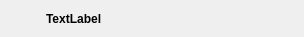
<?xml version="1.0" encoding="UTF-8"?>
<ui version="4.0">
 <class>FileForm</class>
 <widget class="QWidget" name="FileForm">
  <property name="geometry">
   <rect>
    <x>0</x>
    <y>0</y>
    <width>304</width>
    <height>37</height>
   </rect>
  </property>
  <property name="windowTitle">
   <string>Form</string>
  </property>
  <layout class="QGridLayout" name="gridLayout_2">
   <property name="leftMargin">
    <number>0</number>
   </property>
   <property name="topMargin">
    <number>0</number>
   </property>
   <property name="rightMargin">
    <number>0</number>
   </property>
   <property name="bottomMargin">
    <number>0</number>
   </property>
   <property name="spacing">
    <number>0</number>
   </property>
   <item row="0" column="0">
    <layout class="QGridLayout" name="gridLayout">
     <property name="spacing">
      <number>0</number>
     </property>
     <item row="0" column="4">
      <widget class="QLabel" name="FileName">
       <property name="minimumSize">
        <size>
         <width>0</width>
         <height>35</height>
        </size>
       </property>
       <property name="maximumSize">
        <size>
         <width>16777215</width>
         <height>35</height>
        </size>
       </property>
       <property name="font">
        <font>
         <weight>75</weight>
         <bold>true</bold>
        </font>
       </property>
       <property name="text">
        <string>TextLabel</string>
       </property>
      </widget>
     </item>
     <item row="0" column="3">
      <spacer name="horizontalSpacer_2">
       <property name="orientation">
        <enum>Qt::Horizontal</enum>
       </property>
       <property name="sizeType">
        <enum>QSizePolicy::Fixed</enum>
       </property>
       <property name="sizeHint" stdset="0">
        <size>
         <width>5</width>
         <height>20</height>
        </size>
       </property>
      </spacer>
     </item>
     <item row="0" column="2">
      <widget class="QPushButton" name="SelectedButton">
       <property name="minimumSize">
        <size>
         <width>18</width>
         <height>18</height>
        </size>
       </property>
       <property name="maximumSize">
        <size>
         <width>18</width>
         <height>18</height>
        </size>
       </property>
       <property name="text">
        <string/>
       </property>
       <property name="icon">
        <iconset resource="icons.qrc">
         <normaloff>:/Resources/Icons/selected.png</normaloff>:/Resources/Icons/selected.png</iconset>
       </property>
       <property name="flat">
        <bool>true</bool>
       </property>
      </widget>
     </item>
     <item row="0" column="0">
      <spacer name="horizontalSpacer">
       <property name="orientation">
        <enum>Qt::Horizontal</enum>
       </property>
       <property name="sizeType">
        <enum>QSizePolicy::Fixed</enum>
       </property>
       <property name="sizeHint" stdset="0">
        <size>
         <width>5</width>
         <height>20</height>
        </size>
       </property>
      </spacer>
     </item>
     <item row="0" column="1">
      <widget class="QPushButton" name="SelectButton">
       <property name="minimumSize">
        <size>
         <width>18</width>
         <height>18</height>
        </size>
       </property>
       <property name="maximumSize">
        <size>
         <width>18</width>
         <height>18</height>
        </size>
       </property>
       <property name="text">
        <string/>
       </property>
       <property name="icon">
        <iconset resource="icons.qrc">
         <normaloff>:/Resources/Icons/select.png</normaloff>:/Resources/Icons/select.png</iconset>
       </property>
       <property name="flat">
        <bool>true</bool>
       </property>
      </widget>
     </item>
     <item row="1" column="4">
      <spacer name="horizontalSpacer_3">
       <property name="orientation">
        <enum>Qt::Horizontal</enum>
       </property>
       <property name="sizeHint" stdset="0">
        <size>
         <width>40</width>
         <height>0</height>
        </size>
       </property>
      </spacer>
     </item>
    </layout>
   </item>
  </layout>
 </widget>
 <resources>
  <include location="icons.qrc"/>
 </resources>
 <connections/>
</ui>
